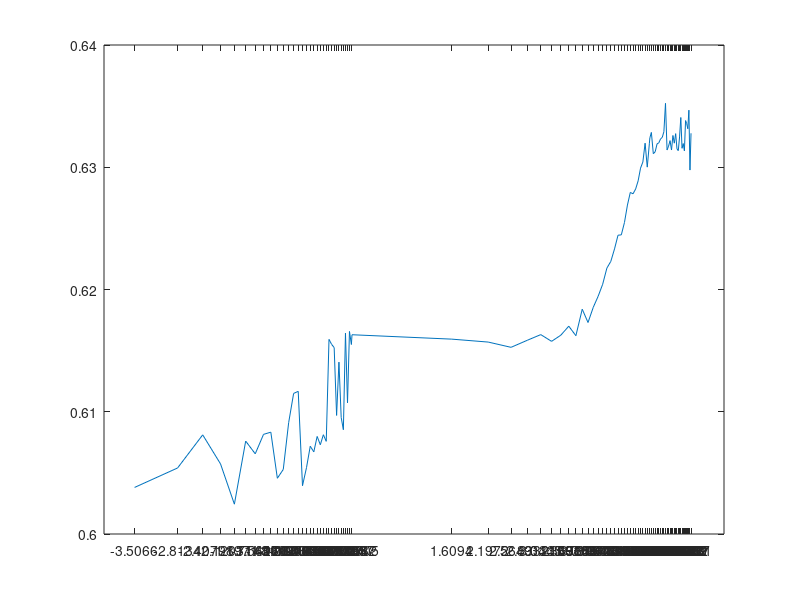

Here is the MATLAB script that generated this plot:
%%

scale = [
0.03
0.06
0.09
0.12
0.15
0.18
0.21
0.24
0.27
0.3
0.33
0.36
0.39
0.42
0.45
0.48
0.51
0.54
0.57
0.6
0.63
0.66
0.69
0.72
0.75
0.78
0.81
0.84
0.87
0.9
0.93
0.96
0.99
1
5
9
13
17
21
25
29
33
37
41
45
49
53
57
61
65
69
73
77
81
85
89
93
97
101
105
109
113
117
121
122
125
129
133
137
141
145
149
153
157
161
165
169
173
177
181
185
189
193
197
201
205
209
213
217
221
225
229
233
237
];

acc = [
0.60381
0.6054
0.60811
0.60573
0.60244
0.6076
0.60656
0.60815
0.60833
0.60456
0.60528
0.60911
0.6115
0.61167
0.60395
0.60543
0.60718
0.60672
0.60798
0.6073
0.60812
0.60758
0.61592
0.61551
0.61525
0.6097
0.61406
0.60953
0.60853
0.61643
0.61073
0.61657
0.6155
0.6163
0.61594
0.6157
0.61527
0.61586
0.61631
0.61576
0.61626
0.617
0.61622
0.61839
0.6173
0.61855
0.61945
0.62043
0.62175
0.6223
0.62332
0.62444
0.62447
0.62548
0.62691
0.62794
0.62783
0.62822
0.62889
0.62993
0.63043
0.63197
0.63001
0.63192
0.6324
0.63285
0.63111
0.63127
0.63191
0.632
0.63232
0.63244
0.63291
0.63523
0.63141
0.63173
0.63218
0.63141
0.6326
0.63197
0.63275
0.6315
0.63136
0.63248
0.63407
0.63155
0.63194
0.63134
0.63382
0.63357
0.63315
0.63467
0.62977
0.63278
];

a = log(scale);

plot(log(scale), acc);
set(gca,'XTick',log(scale))